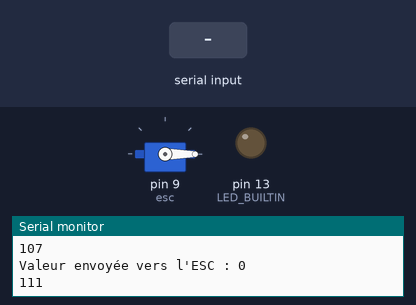
Simulated run of this sketch. Board: Arduino Uno, built with avr-gcc and run on an emulated ATmega328P. On the bench: servo, output pins drawn as LEDs (lit = HIGH), the last lines printed to the serial monitor. Inputs (shaded band) come from the test bench.

Above: at 3.2 s.
3.3 s: "90,45\n" received over Serial
At 4.8 s:
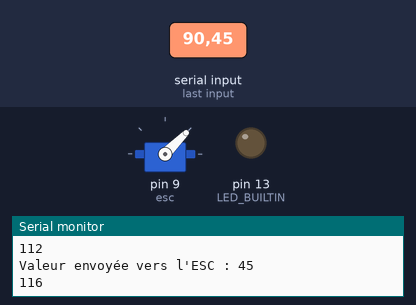
5.8 s: "30,150\n" received over Serial
At 8.0 s:
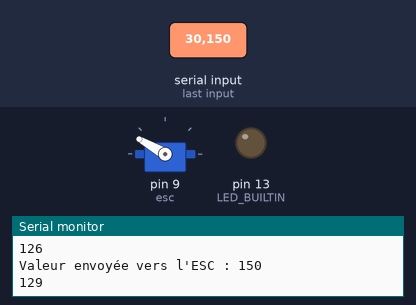
8.3 s: "5\n" received over Serial
At 9.1 s:
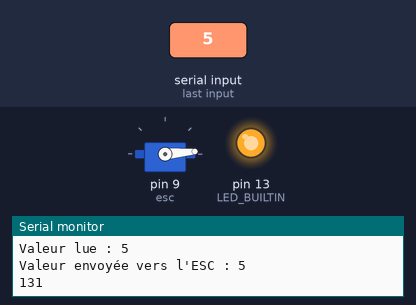
10.8 s: "90\n" received over Serial
At 12.4 s:
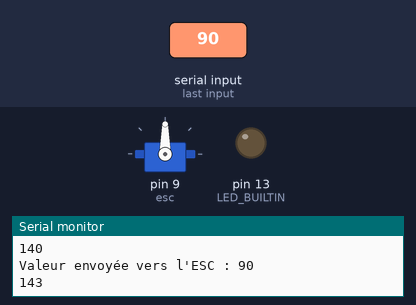
Timing chart, 0 to 13.9 s (numbered marks = the images above; inputs shaded):
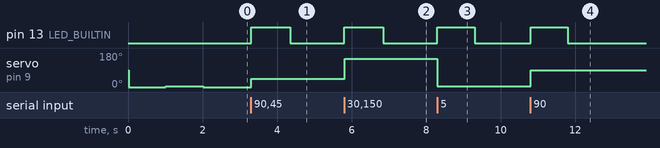

The sketch:

SimpleEcs.ino
```cpp
#include <Servo.h>

Servo esc;   // Création de l'objet permettant le contrôle de l'ESC

int val; //
int pot_val;

const float amplitude = 79.5; // (179 - 20) / 2
const float offset = 99.5;    // (179 + 20) / 2

// Fréquence de la sinusoïde
const float frequency = 0.05;


void setup() {
   esc.attach(9,1000,2000); // On attache l'ESC au port numérique 9 (port PWM obligatoire); min pulse width et max pulse width
   delay(15);
   Serial.begin(9600);

   // Initialisation de l'ESC
   //  (certains ESC ont besoin d'une "procédure d'initialisation"
   //   pour devenir opérationnels - voir notice)
   esc.write(0);
   delay(1000);
   esc.write(1023);
   delay(1000);
   esc.write(0);
   val = 0;
   //minimun 45 pour soulever avec 1 moteur


    pinMode(LED_BUILTIN, OUTPUT);
   // Quelques informations pour l'utilisateur
   Serial.println("Saisir un nombre entre 0 et 179");
   Serial.println("(0 = arret - 179 = vitesse maxi");
   Serial.println(" demarrage a partir de 20)");
   }

void loop() {

  float sinValue = sin(millis() * frequency / 1000.0); // Utilisez millis() pour créer une variation dans le temps

  // Mise à l'échelle de la valeur de la sinusoïde dans la plage souhaitée
  int scaledValue = int(sinValue * amplitude + offset);

  // Affichage du résultat
  Serial.println(scaledValue);
  //val = scaledValue;


    //pot_val=analogRead(A0);
    //pot_val=map(pot_val, 0, 1023, 0 , 180);
   //if (pot_val > 0) {
  pot_val = Serial.parseInt();   // lecture de la valeur passée par le port série
  if (pot_val < 180 && pot_val > 0){
    Serial.print("Valeur lue : ");
    Serial.println(pot_val);
    digitalWrite(LED_BUILTIN, HIGH);
    val = pot_val; //map(pot_val, 0, 1023, 0 , 180);
  } else {
    digitalWrite(LED_BUILTIN, LOW);
  }
  esc.write(val);            //
  Serial.print("Valeur envoyée vers l'ESC : ");
  Serial.println(val);
  //delay(50);
//}
}
```

Measured:
- after the input at 3.3 s, pin 13 (LED_BUILTIN): LOW → HIGH at once, → LOW 1.0 s later; servo on pin 9 (esc): 0° → 45° at once
- after the input at 5.8 s, pin 13 (LED_BUILTIN): LOW → HIGH at once, → LOW 1.0 s later; servo on pin 9 (esc): 45° → 150° at once
- after the input at 8.3 s, pin 13 (LED_BUILTIN): LOW → HIGH at once, → LOW 1.0 s later; servo on pin 9 (esc): 150° → 5° at once
- after the input at 10.8 s, pin 13 (LED_BUILTIN): LOW → HIGH at once, → LOW 1.0 s later; servo on pin 9 (esc): 5° → 90° at once
